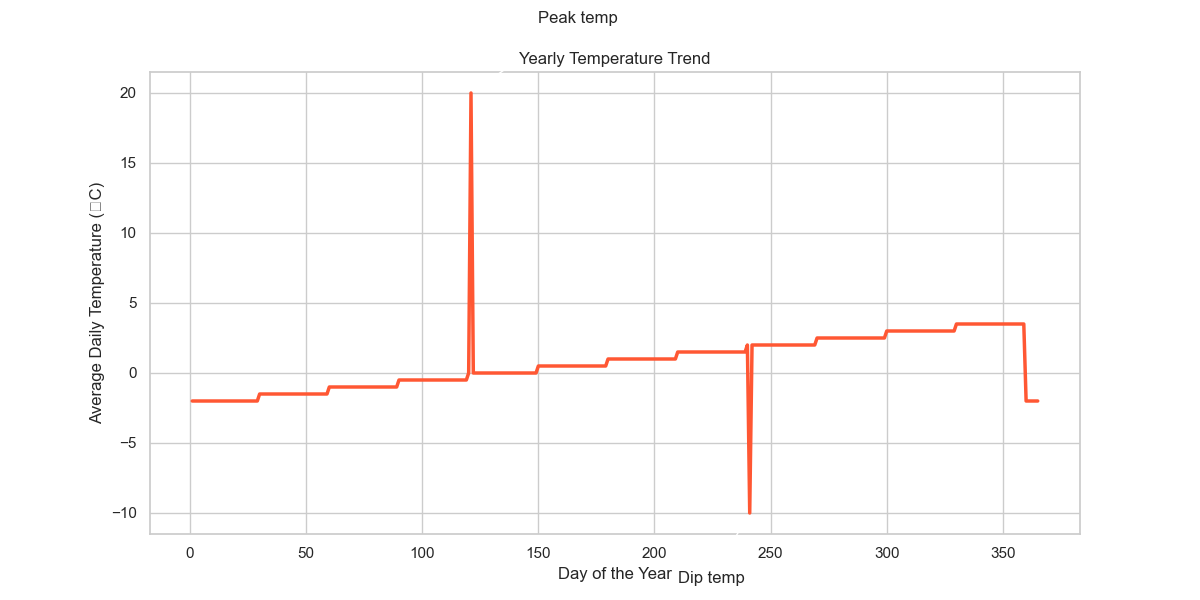

The script that drew this image:

import seaborn as sns
import pandas as pd
import matplotlib.pyplot as plt

# Generate a DataFrame with the data
data = {
    'Day': [i for i in range(1, 366)],
    'Average_Temperature_C': [-2 + 0.5 * ((i // 30) % 12) for i in range(1, 366)]
}

# Custom adjustments for the data to follow the given requirement
data['Average_Temperature_C'][120] = 20  # A peak in the data for illustration
data['Average_Temperature_C'][240] = -10 # A dip in the data for illustration

df = pd.DataFrame(data)

# Set the aesthetic style of the plots
sns.set_theme(style="whitegrid")

# Create and size the seaborn lineplot
plt.figure(figsize=(12, 6))
plot = sns.lineplot(x='Day', y='Average_Temperature_C', data=df, linewidth=2.5, color="#FF5733")

# Annotate a specific point with a peak temperature
plt.annotate('Peak temp', 
             xy=(121, df.loc[120, 'Average_Temperature_C']), 
             xycoords='data',
             xytext=(150, 25),
             textcoords='data',
             arrowprops=dict(arrowstyle="->",
                             connectionstyle="arc3"),
             )

# Annotate a specific point with a dip temperature
plt.annotate('Dip temp', 
             xy=(241, df.loc[240, 'Average_Temperature_C']), 
             xycoords='data',
             xytext=(210, -15),
             textcoords='data',
             arrowprops=dict(arrowstyle="->",
                             connectionstyle="arc3"),
             )

# Set the title and labels
plt.title('Yearly Temperature Trend')
plt.xlabel('Day of the Year')
plt.ylabel('Average Daily Temperature (°C)')

# Show the plot
plt.show()
